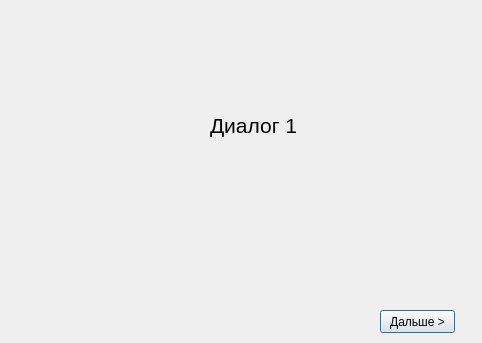
<?xml version="1.0" encoding="UTF-8"?>
<ui version="4.0">
 <class>Dialog</class>
 <widget class="QDialog" name="Dialog">
  <property name="geometry">
   <rect>
    <x>0</x>
    <y>0</y>
    <width>482</width>
    <height>343</height>
   </rect>
  </property>
  <property name="windowTitle">
   <string>Dialog</string>
  </property>
  <widget class="QLabel" name="label">
   <property name="geometry">
    <rect>
     <x>210</x>
     <y>90</y>
     <width>401</width>
     <height>71</height>
    </rect>
   </property>
   <property name="font">
    <font>
     <pointsize>16</pointsize>
    </font>
   </property>
   <property name="text">
    <string>Диалог 1</string>
   </property>
  </widget>
  <widget class="QPushButton" name="nextDialogButton">
   <property name="geometry">
    <rect>
     <x>380</x>
     <y>310</y>
     <width>75</width>
     <height>23</height>
    </rect>
   </property>
   <property name="text">
    <string>Дальше &gt;</string>
   </property>
  </widget>
 </widget>
 <resources/>
 <connections/>
</ui>
